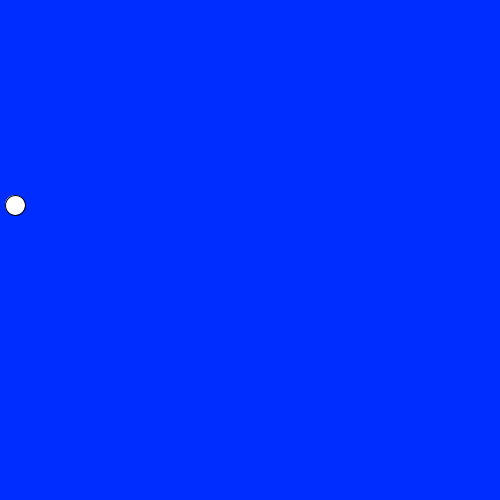
Frame 1 (no input)
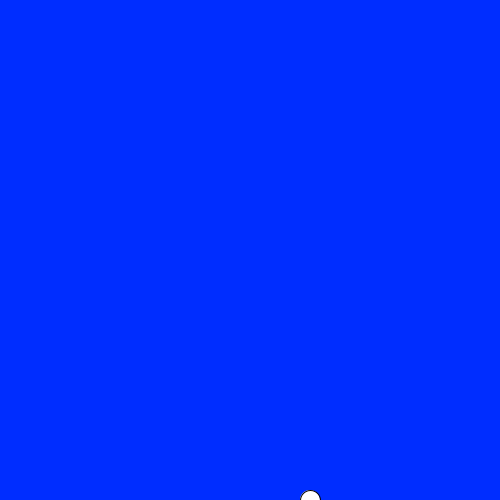
Frame 60 (the mouse pressed at the canvas centre just before this capture)
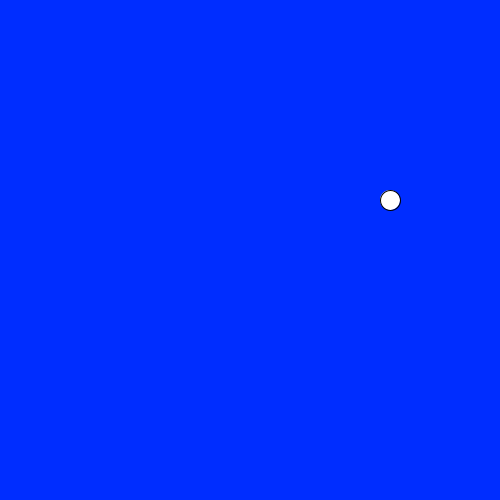
Frame 120 (the mouse held since frame 60 and released just before this capture)

The Processing sketch that drew these frames (run headless with seeded random() and noise(); from frame 60 on, the mouse is pressed at the canvas centre):

// Processing sketch: processing_110776
// ── processing_110776.pde

int posX = 10;
int posY = 200;
int speedX = 5;
int speedY = 5;



void setup() {
  size(500, 500);
}

void draw() {
  background(0,45,255);

  posX = posX + (speedX);
  posY = posY + (speedY);

  if (posX >= width) {
    speedX = -5;
  }

  if (posX <= 0) {
    speedX = 5;
  }
  
  if (posY >= height) {
    speedY = -5;}
    
if (posY <= 0) {
  speedY = 5;}

  ellipse(posX, posY, 20, 20);
}
